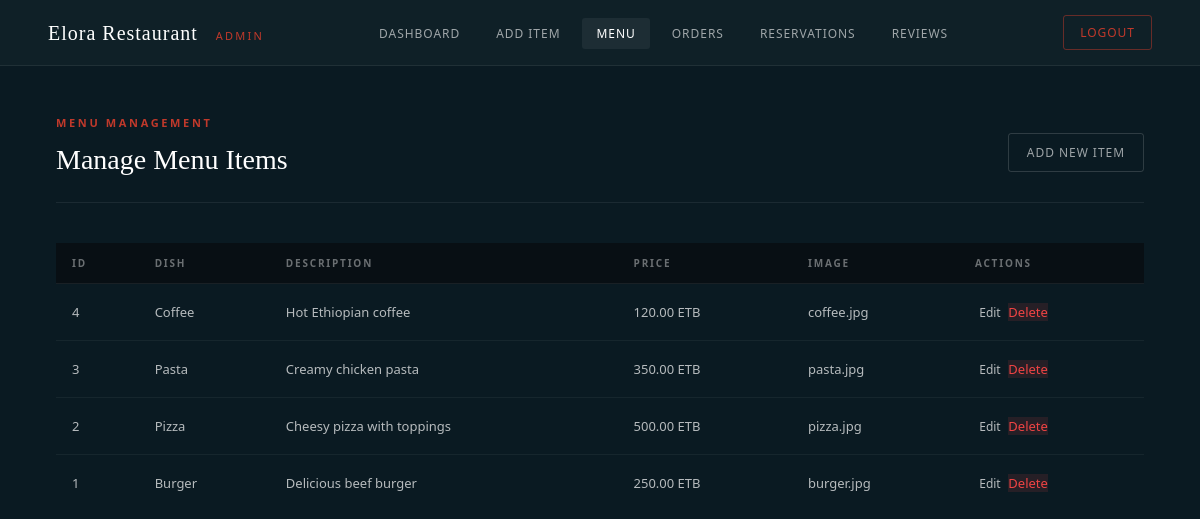
/admin/manage_menu.php (signed in), run on the app's committed database.
### tables this page shows
CREATE TABLE `menu_items` (
  `id` int NOT NULL,
  `food_name` varchar(100) NOT NULL,
  `description` text NOT NULL,
  `price` decimal(10,2) NOT NULL,
  `image` varchar(255) DEFAULT NULL
);

### admin/manage_menu.php (the view, shortened to what this page needs)
<?php
include("../db/connection.php");
$result = mysqli_query($conn, "SELECT * FROM menu_items ORDER BY id DESC");
?>
<!DOCTYPE html>
<html>
<head>
    <link rel="stylesheet" href="../assets/css/admin.css">
</head>
<body>
<?php include('admin_navbar.php'); ?>
<div class="admin-page">
    <div class="admin-page-header">
        <div>
            <span class="admin-page-label">Menu Management</span>
            <h1>Manage Menu Items</h1>
        </div>
        <a href="add_menu.php" class="btn-back" style="margin-top:8px;">Add New Item</a>
    </div>
    <div class="admin-table-wrap">
        <table class="admin-table">
            <thead>
                <tr>
                    <th>ID</th>
                    <th>Dish</th>
                    <th>Description</th>
                    <th>Price</th>
                    <th>Image</th>
                    <th>Actions</th>
                </tr>
            </thead>
            <tbody>
                <?php if (!$result || mysqli_num_rows($result) === 0): ?>
                    <tr>
                        <td colspan="6" class="empty-row">No menu items found.</td>
                    </tr>
                <?php else: ?>
                    <?php while ($row = mysqli_fetch_assoc($result)): ?>
                        <tr>
                            <td><?php echo (int) $row['id']; ?></td>
                            <td><?php echo htmlspecialchars($row['food_name']); ?></td>
                            <td><?php echo htmlspecialchars($row['description']); ?></td>
                            <td><?php echo number_format($row['price'], 2); ?> ETB</td>
                            <td><?php echo htmlspecialchars($row['image']); ?></td>
                            <td>
                                <a class="action-btn" href="edit_menu.php?id=<?php echo (int) $row['id']; ?>">Edit</a>
                                <a class="delete-btn" href="delete_menu.php?id=<?php echo (int) $row['id']; ?>" onclick="return confirm('Delete this menu item?');">Delete</a>
                            </td>
                        </tr>
                    <?php endwhile; ?>
                <?php endif; ?>
            </tbody>
        </table>
    </div>
</div>
</body>
</html>

### admin/admin_navbar.php
<?php $current = basename($_SERVER['PHP_SELF']); ?>
<nav class="admin-nav">
    <div class="admin-nav-logo">
        <a href="../index.php">Elora Restaurant</a>
        <span>Admin</span>
    </div>
    <ul class="admin-nav-links">
        <li><a href="dashboard.php" class="<?php echo $current === 'dashboard.php' ? 'active' : ''; ?>">Dashboard</a></li>
        <li><a href="add_menu.php" class="<?php echo $current === 'add_menu.php' ? 'active' : ''; ?>">Add Item</a></li>
        <li><a href="manage_menu.php" class="<?php echo in_array($current, ['manage_menu.php', 'edit_menu.php']) ? 'active' : ''; ?>">Menu</a></li>
        <li><a href="manage_orders.php" class="<?php echo $current === 'manage_orders.php' ? 'active' : ''; ?>">Orders</a></li>
        <li><a href="manage_reservations.php" class="<?php echo $current === 'manage_reservations.php' ? 'active' : ''; ?>">Reservations</a></li>
        <li><a href="manage_ratings.php" class="<?php echo $current === 'manage_ratings.php' ? 'active' : ''; ?>">Reviews</a></li>
    </ul>
    <a href="../logout.php" class="admin-nav-logout">Logout</a>
</nav>

### assets/css/admin.css (style rules this page uses)
*, *::before, *::after { box-sizing: border-box; margin: 0; padding: 0; }
body { font-family: 'Segoe UI', sans-serif; background: #0a1a22; color: rgba(255,255,255,0.78); line-height: 1.6; min-height: 100vh; }
a { text-decoration: none; color: inherit; }
.admin-nav { background: #0f2027; border-bottom: 1px solid rgba(255,255,255,0.07); height: 66px; display: flex; align-items: center; justify-content: space-between; padding: 0 48px; position: sticky; top: 0; z-index: 999; }
.admin-nav-logo { font-family: Georgia, serif; font-size: 20px; color: #fff; font-weight: normal; letter-spacing: 0.05em; }
.admin-nav-logo span { font-size: 11px; letter-spacing: 0.2em; text-transform: uppercase; color: #c0392b; margin-left: 12px; font-family: 'Segoe UI', sans-serif; }
.admin-nav-links { display: flex; align-items: center; gap: 8px; list-style: none; }
.admin-nav-links a { color: rgba(255,255,255,0.6); font-size: 12px; letter-spacing: 0.08em; padding: 7px 14px; border-radius: 3px; transition: background 0.2s, color 0.2s; text-transform: uppercase; }
.admin-nav-links a:hover, .admin-nav-links a.active { background: rgba(255,255,255,0.06); color: #fff; }
.admin-nav-logout { background: transparent; border: 1px solid rgba(192,57,43,0.5); color: #c0392b; padding: 7px 16px; border-radius: 3px; font-size: 12px; letter-spacing: 0.08em; text-transform: uppercase; cursor: pointer; transition: background 0.2s, color 0.2s; }
.admin-page { padding: 48px 56px; max-width: 1400px; margin: auto; }
.admin-page-header { display: flex; align-items: center; justify-content: space-between; margin-bottom: 40px; padding-bottom: 20px; border-bottom: 1px solid rgba(255,255,255,0.07); }
.admin-page-label { font-size: 11px; letter-spacing: 0.24em; text-transform: uppercase; color: #c0392b; font-weight: 600; display: block; margin-bottom: 6px; }
.admin-page-header h1 { font-family: Georgia, serif; font-size: 28px; color: white; font-weight: 400; }
.btn-back { background: transparent; border: 1px solid rgba(255,255,255,0.15); color: rgba(255,255,255,0.6); padding: 9px 18px; border-radius: 3px; font-size: 12px; letter-spacing: 0.08em; text-transform: uppercase; transition: border-color 0.2s, color 0.2s; }
.admin-table-wrap { overflow-x: auto; }
.admin-table { width: 100%; border-collapse: collapse; font-size: 13px; }
.admin-table thead th { background: #080f14; color: rgba(255,255,255,0.4); font-size: 10px; letter-spacing: 0.18em; text-transform: uppercase; font-weight: 600; padding: 12px 16px; text-align: left; border-bottom: 1px solid rgba(255,255,255,0.07); }
.admin-table tbody td { padding: 13px 16px; border-bottom: 1px solid rgba(255,255,255,0.05); color: rgba(255,255,255,0.7); vertical-align: middle; }
.admin-table tbody tr:last-child td { border-bottom: none; }
.action-btn { width: 30px; height: 30px; border-radius: 3px; display: inline-flex; align-items: center; justify-content: center; font-size: 12px; transition: background 0.2s; }
.delete-btn { background: rgba(239,68,68,0.12); color: #ef4444; }

### data on the page
menu_items: id "4", food_name "Coffee", description "Hot Ethiopian coffee", price "120.00", image "coffee.jpg"
menu_items: id "3", food_name "Pasta", description "Creamy chicken pasta", price "350.00", image "pasta.jpg"
menu_items: id "2", food_name "Pizza", description "Cheesy pizza with toppings", price "500.00", image "pizza.jpg"
menu_items: id "1", food_name "Burger", description "Delicious beef burger", price "250.00", image "burger.jpg"
